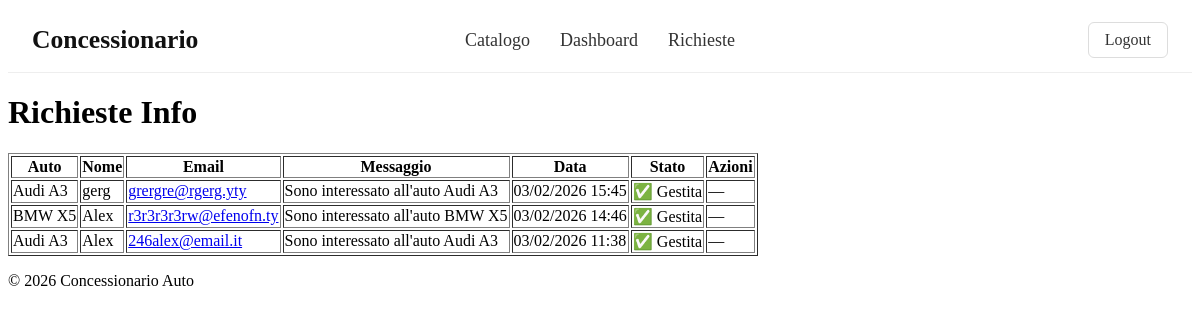
Screenshot of /dashboard/richieste/ (signed in) with the database file from the repository.
### concessionario_app/models.py (models this page shows, shortened)
class RichiestaInfo(models.Model):
    auto = models.ForeignKey('Auto', on_delete=models.CASCADE, related_name='richieste')
    nome = models.CharField(max_length=100)
    email = models.EmailField()
    messaggio = models.TextField()
    created_at = models.DateTimeField(auto_now_add=True)
    gestita = models.BooleanField(default=False)

class Auto(models.Model):
    marca = models.CharField(max_length=50)
    video = models.FileField(upload_to='auto/video/', blank=True, null=True)
    modello = models.CharField(max_length=50)
    prezzo = models.DecimalField(max_digits=10, decimal_places=2, validators=[MinValueValidator(0)])
    immatricolazione = models.DateField()
    categoria = models.CharField(max_length=20, choices=CATEGORIA_CHOICES)
    condizioni = models.CharField(max_length=5, choices=CONDIZIONI_CHOICES)
    alimentazione = models.CharField(max_length=9, choices=ALIMENTAZIONE_CHOICES)
    chilometraggio = models.IntegerField()
    tipo_cambio = models.CharField(max_length=15, choices=CAMBIO_CHOICES)
    potenza = models.CharField(max_length=50)
    classe_emissioni = models.CharField(max_length=6, choices=EMISSIONI_CHOICES)
    numero_porte = models.IntegerField()
    posti = models.IntegerField()
    sensori_parcheggio = models.BooleanField(default=False)
    cruise_control = models.BooleanField(default=False)
    frenata_emergenza = models.BooleanField(default=False)
    start_and_stop = models.BooleanField(default=False)
    incidenti_precedenti = models.BooleanField(default=False)
    disponibilita = models.BooleanField(default=True)
    luogo_veicolo = models.CharField(max_length=50)
    descrizione = models.TextField()
    created_at = models.DateField(auto_now_add=True)
    created_by = models.ForeignKey(Venditore, on_delete=models.CASCADE)

### concessionario_app/views.py (the view)
# urls.py: path('dashboard/richieste/', views.richieste_info_dashboard, name='richieste_info_dashboard'),
@login_required(login_url='/accounts/login/')
def richieste_info_dashboard(request):
    if not hasattr(request.user, 'venditore'):
        messages.error(request, "Solo i venditori possono accedere a questa sezione.")
        return redirect('catalogo')
    richieste = RichiestaInfo.objects.all().order_by('-created_at')
    return render(
        request,
        'concessionario_app/richieste_info_dashboard.html',
        {'richieste': richieste}
    )

### concessionario_app/templates/concessionario_app/richieste_info_dashboard.html (shortened to what this page needs)
{% extends "base.html" %}
{% block content %}
<h1>Richieste Info</h1>
{% if richieste %}
<table border="1">
    <tr>
        <th>Auto</th>
        <th>Nome</th>
        <th>Email</th>
        <th>Messaggio</th>
        <th>Data</th>
        <th>Stato</th>
        <th>Azioni</th>
    </tr>
    {% for r in richieste %}
    <tr style="{% if not r.gestita %}background-color:#fff3cd{% endif %}">
        <td>{{ r.auto.marca }} {{ r.auto.modello }}</td>
        <td>{{ r.nome }}</td>
        <td>
            <a href="mailto:{{ r.email }}">{{ r.email }}</a>
        </td>
        <td>{{ r.messaggio }}</td>
        <td>{{ r.created_at|date:"d/m/Y H:i" }}</td>
        <td>
            {% if r.gestita %}
                ✅ Gestita
            {% else %}
                🟡 Nuova
            {% endif %}
        </td>
        <td>
            {% if not r.gestita %}
                <a href="{% url 'segna_richiesta_gestita' r.pk %}">
                    ✔ Segna come gestita
                </a>
            {% else %}
                —
            {% endif %}
        </td>
    </tr>
    {% endfor %}
</table>
{% else %}
<p>Non ci sono richieste.</p>
{% endif %}
{% endblock %}

### rows the page displays
RichiestaInfo: auto.marca "Audi", auto.modello "A3", nome "gerg", email "grergre@rgerg.yty", messaggio "Sono interessato all'auto Audi A3", created_at "03/02/2026 15:45", gestita "✅ Gestita"
RichiestaInfo: auto.marca "BMW", auto.modello "X5", nome "Alex", email "r3r3r3r3rw@efenofn.ty", messaggio "Sono interessato all'auto BMW X5", created_at "03/02/2026 14:46", gestita "✅ Gestita"
RichiestaInfo: auto.marca "Audi", auto.modello "A3", nome "Alex", email "246alex@email.it", messaggio "Sono interessato all'auto Audi A3", created_at "03/02/2026 11:38", gestita "✅ Gestita"
